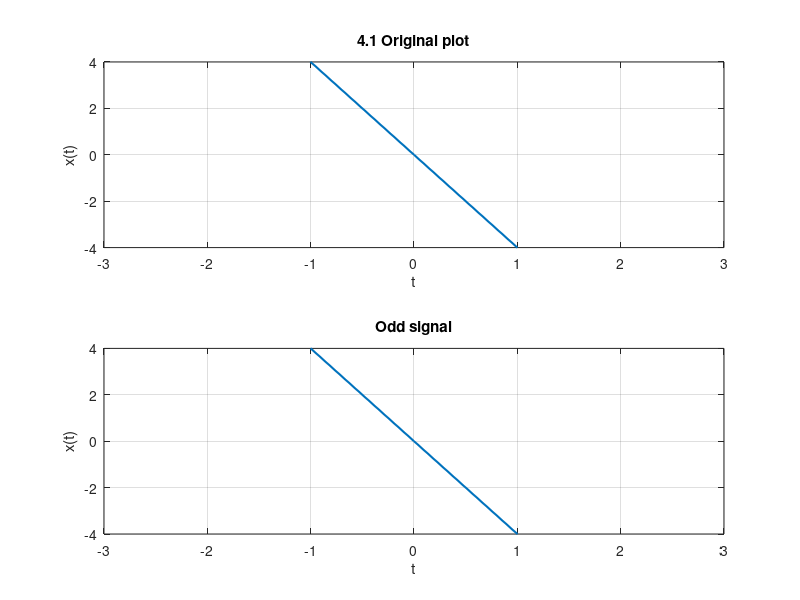

Source code (MATLAB):
t = -5:1:5;
y = -4 * t;
subplot(211)
plot(t, y, 'linewidth', 1.5)
xlabel('t')
ylabel('x(t)')
title('4.1 Original plot')
axis([-3 3 -4 4])
grid;

y = -4 * t;
subplot(212)
plot(t, y, 'linewidth', 1.5)
xlabel('t')
ylabel('x(t)')
title('Odd signal')
axis([-3 3 -4 4])
grid;
